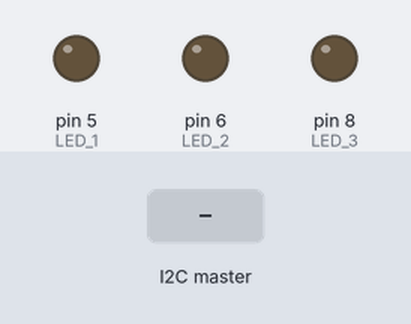
A sketch run on a simulated Arduino Uno, built with avr-gcc and run on an emulated ATmega328P. Parts: output pins drawn as LEDs (lit = HIGH). Dashed ring = blinking. The inputs (shaded band) are chosen by the test bench.

Above: at 1.2 s.
1.3 s: the I2C master sends the byte 2
At 1.4 s:
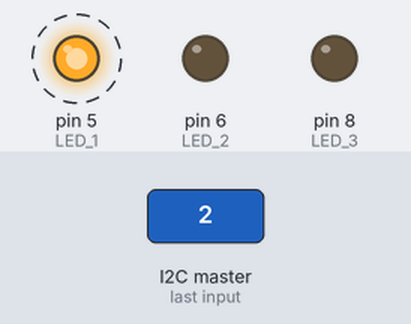
4.3 s: the I2C master sends the byte 1
At 5.4 s:
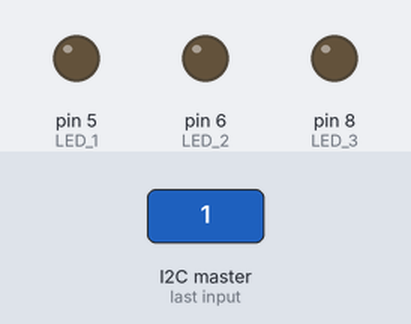
Timing chart, 0 to 7.3 s (numbered marks = the images above; inputs shaded):
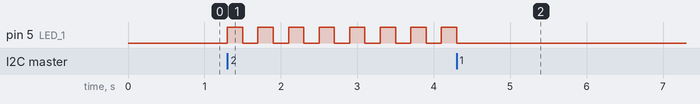

The sketch:

slave.ino
```cpp
#include <Wire.h>

#define LED_1 5
#define LED_2 6
#define LED_3 8

int x;

void setup() {
  Wire.begin(9);                // Start I2C Bus as a Slave (Device Number 9)
  Wire.onReceive(receiveEvent); // register event

  pinMode(LED_1, OUTPUT);
  pinMode(LED_2, OUTPUT);
  pinMode(LED_3, OUTPUT);

  digitalWrite(LED_3, LOW);
  digitalWrite(LED_1, LOW);
  digitalWrite(LED_2, LOW);

  x = 0;
}

void loop() {
  //If value received is 0 blink LED 1
  if (x == 2) {
    digitalWrite(LED_1, HIGH);
    delay(200);
    digitalWrite(LED_1, LOW);
    delay(200);
  }
  //If value received is 1 blink LED 2
  if (x == 3) {
    digitalWrite(LED_2, HIGH);
    delay(200);
    digitalWrite(LED_2, LOW);
    delay(200);
  }
   if (x == 4) {
    digitalWrite(LED_3, HIGH);
    delay(200);
    digitalWrite(LED_3, LOW);
    delay(200);
  }


}

void receiveEvent(int howMany) {
  x = Wire.read();    // receive byte as an integer
}
```

Measured:
- after the input at 1.3 s, pin 5 (LED_1): alternates HIGH for 0.20 s and LOW for 0.20 s, starting at once
- after the input at 4.3 s, pin 5 (LED_1): goes on until 4.3 s, then stays LOW
